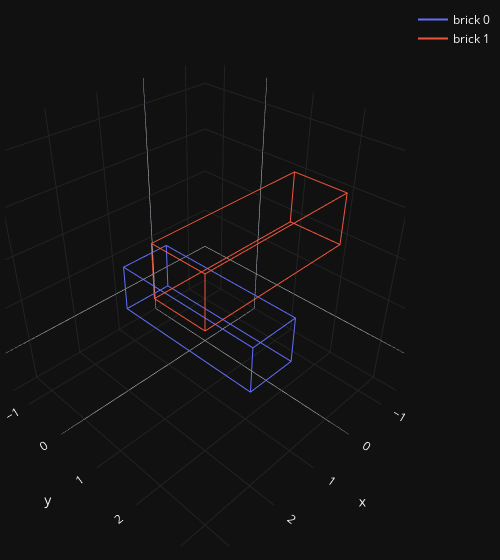

Source (notebook cell):
### Code cell
sample1 = test_bricks[0]
sample2 = test_bricks[2]

plot_bricks([sample1, sample2])
sample1.intersects(sample2), sample1.intersection(sample2)

### Figure 1 — Plotly figure (JSON) as saved in the notebook; plotly's stock layout.template omitted (floating-point values rounded to 4 significant figures)
{"data": [{"mode": "lines", "name": "brick 0", "type": "scatter3d", "x": [0.5, 0.5, 0.5, 0.5, 0.5, 0.5, 0.5, 1.5, 1.5, 0.5, 0.5, 0.5, 1.5, 1.5, 0.5, 0.5, 0.5, 0.5, 0.5, 0.5, 1.5, 1.5, 1.5, 1.5, 1.5, 1.5, 1.5, 1.5, 1.5, 1.5, 0.5], "y": [-0.5, -0.5, 2.5, 2.5, -0.5, 2.5, 2.5, 2.5, 2.5, 2.5, -0.5, -0.5, -0.5, -0.5, -0.5, -0.5, -0.5, 2.5, 2.5, -0.5, -0.5, -0.5, 2.5, 2.5, -0.5, -0.5, -0.5, 2.5, 2.5, -0.5, -0.5], "z": [0.5, 1.5, 1.5, 0.5, 0.5, 0.5, 1.5, 1.5, 0.5, 0.5, 0.5, 1.5, 1.5, 0.5, 0.5, 0.5, 1.5, 1.5, 0.5, 0.5, 0.5, 1.5, 1.5, 0.5, 0.5, 0.5, 1.5, 1.5, 0.5, 0.5, 0.5]}, {"mode": "lines", "name": "brick 1", "type": "scatter3d", "x": [-0.5, -0.5, -0.5, -0.5, -0.5, -0.5, -0.5, 2.5, 2.5, -0.5, -0.5, -0.5, 2.5, 2.5, -0.5, -0.5, -0.5, -0.5, -0.5, -0.5, 2.5, 2.5, 2.5, 2.5, 2.5, 2.5, 2.5, 2.5, 2.5, 2.5, -0.5], "y": [1.5, 1.5, 2.5, 2.5, 1.5, 2.5, 2.5, 2.5, 2.5, 2.5, 1.5, 1.5, 1.5, 1.5, 1.5, 1.5, 1.5, 2.5, 2.5, 1.5, 1.5, 1.5, 2.5, 2.5, 1.5, 1.5, 1.5, 2.5, 2.5, 1.5, 1.5], "z": [2.5, 3.5, 3.5, 2.5, 2.5, 2.5, 3.5, 3.5, 2.5, 2.5, 2.5, 3.5, 3.5, 2.5, 2.5, 2.5, 3.5, 3.5, 2.5, 2.5, 2.5, 3.5, 3.5, 2.5, 2.5, 2.5, 3.5, 3.5, 2.5, 2.5, 2.5]}], "layout": {"margin": {"b": 5, "l": 5, "r": 5, "t": 5}, "scene": {"xaxis": {"gridcolor": "rgb(35, 35, 35)", "nticks": 0, "range": [-1.5, 3.5]}, "yaxis": {"gridcolor": "rgb(35, 35, 35)", "nticks": 0, "range": [-1.5, 3.5]}, "zaxis": {"gridcolor": "rgb(35, 35, 35)", "nticks": 0, "range": [-1, 4.5]}}, "width": 500}}
